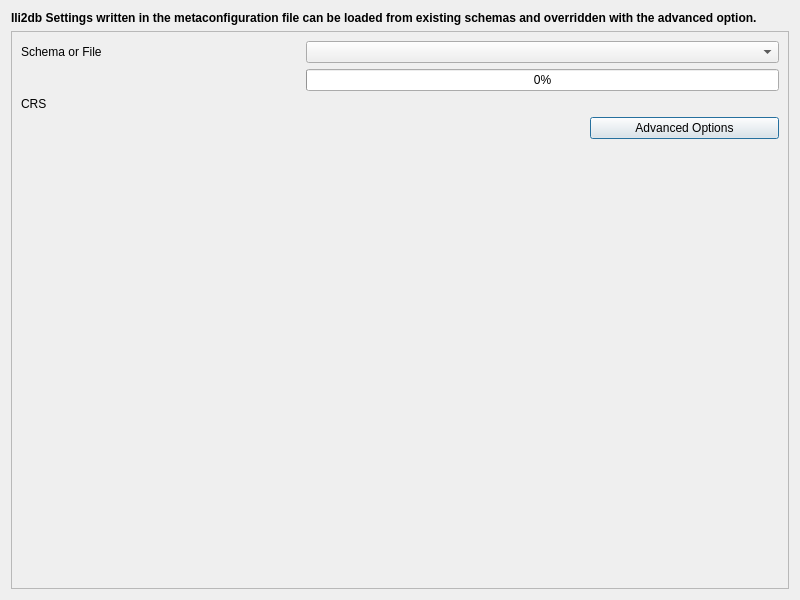
<?xml version="1.0" encoding="UTF-8"?>
<ui version="4.0">
 <class>InterlisImport</class>
 <widget class="QDialog" name="InterlisImport">
  <property name="geometry">
   <rect>
    <x>0</x>
    <y>0</y>
    <width>800</width>
    <height>600</height>
   </rect>
  </property>
  <property name="windowTitle">
   <string>Select Files</string>
  </property>
  <layout class="QGridLayout" name="gridLayout_2">
   <item row="0" column="0">
    <widget class="QLabel" name="description">
     <property name="minimumSize">
      <size>
       <width>0</width>
       <height>0</height>
      </size>
     </property>
     <property name="font">
      <font>
       <weight>75</weight>
       <bold>true</bold>
      </font>
     </property>
     <property name="text">
      <string>Ili2db Settings written in the metaconfiguration file can be loaded from existing schemas and overridden with the advanced option.</string>
     </property>
     <property name="alignment">
      <set>Qt::AlignLeading|Qt::AlignLeft|Qt::AlignTop</set>
     </property>
     <property name="wordWrap">
      <bool>true</bool>
     </property>
    </widget>
   </item>
   <item row="1" column="0">
    <widget class="QFrame" name="content_frame">
     <property name="frameShape">
      <enum>QFrame::StyledPanel</enum>
     </property>
     <property name="frameShadow">
      <enum>QFrame::Raised</enum>
     </property>
     <layout class="QGridLayout" name="gridLayout">
      <item row="5" column="3">
       <spacer name="verticalSpacer_2">
        <property name="orientation">
         <enum>Qt::Vertical</enum>
        </property>
        <property name="sizeHint" stdset="0">
         <size>
          <width>20</width>
          <height>40</height>
         </size>
        </property>
       </spacer>
      </item>
      <item row="0" column="1">
       <widget class="QLabel" name="schema_label">
        <property name="text">
         <string>Schema or File</string>
        </property>
       </widget>
      </item>
      <item row="3" column="1">
       <widget class="QLabel" name="crs_label">
        <property name="toolTip">
         <string>Coordinate Reference System</string>
        </property>
        <property name="text">
         <string>CRS</string>
        </property>
       </widget>
      </item>
      <item row="4" column="3">
       <widget class="QPushButton" name="ili2db_options_button">
        <property name="text">
         <string>Advanced Options</string>
        </property>
       </widget>
      </item>
      <item row="0" column="2" colspan="2">
       <widget class="QComboBox" name="schema_combobox"/>
      </item>
      <item row="3" column="2" colspan="2">
       <widget class="QgsProjectionSelectionWidget" name="crsSelector">
        <property name="focusPolicy">
         <enum>Qt::StrongFocus</enum>
        </property>
       </widget>
      </item>
      <item row="1" column="2" colspan="2">
       <widget class="QProgressBar" name="progress_bar">
        <property name="value">
         <number>0</number>
        </property>
       </widget>
      </item>
      <item row="4" column="1" colspan="2">
       <spacer name="horizontalSpacer">
        <property name="orientation">
         <enum>Qt::Horizontal</enum>
        </property>
        <property name="sizeHint" stdset="0">
         <size>
          <width>563</width>
          <height>20</height>
         </size>
        </property>
       </spacer>
      </item>
     </layout>
    </widget>
   </item>
  </layout>
 </widget>
 <customwidgets>
  <customwidget>
   <class>QgsProjectionSelectionWidget</class>
   <extends>QWidget</extends>
   <header>qgsprojectionselectionwidget.h</header>
   <container>1</container>
  </customwidget>
 </customwidgets>
 <resources/>
 <connections/>
</ui>
